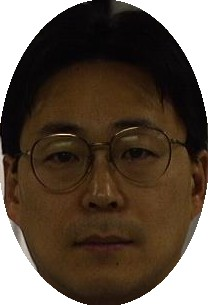
%> input picture hw2/subject1_photo1.jpg, 208 x 305 px
$ octave q31.m   (GNU Octave 9; MATLAB toolbox functions it lacks are replaced by stand-ins)
%> lines starting %> are read from the running program, lines starting %| are printed output that depends on the picture
### hw2/plotImg.m
function [] = plotImg(imgA,imgB,imgC,imgD,figureName,titleName)
    figure('Name',figureName,'NumberTitle','off');

    subplot(2,2,1);
    imshow(imgA);
    title(titleName + " A");

    subplot(2,2,2);
    imshow(imgB);
    title(titleName + " B");

    subplot(2,2,3);
    imshow(imgC);
    title(titleName + " C");

    subplot(2,2,4);
    imshow(imgD);
    title(titleName + " D");

    figure('Name','Histograms of '+ figureName ,'NumberTitle','off');

    subplot(2,2,1);
    imhist(imgA);
    title(titleName + " A");

    subplot(2,2,2);
    imhist(imgB);
    title(titleName + " B");

    subplot(2,2,3);
    imhist(imgC);
    title(titleName + " C");

    subplot(2,2,4);
    imhist(imgD);
    title(titleName + " D");


end

### hw2/equalization2.m
function [eqInputImg] = equalization2(inputImg)
    %{
       input image >> inputImg
       equalized input image >> eqInputImg
     %}
    [m,n] = size(inputImg);
     nk = imhist(inputImg);
     outrange = nk(1) + nk(256);
     nk(1) = 0;
     nk(256) = 0;
     totNum = m*n-outrange;
     pdf = nk/totNum;
     cdf = cumsum(pdf);
     lcdf = cdf*255;
     s = uint8(lcdf);

     eqInputImg = uint8(zeros(m,n));

     for i = 1:255
        mask = s(i+1)*uint8((inputImg==i));
        eqInputImg = eqInputImg + mask;
     end

end

### hw2/matching.m
function [matchedInputImg] = matching(inputImg , refImg)
     %{
       input image >> inputImg
       reference image >> refImg
       equalized input image >> eqInputImg
       equalized reference image >> eqRefImg
       T transform >> s
       G transform >> s2
       inverse G transform for eqInputImg>> invG
       matched input image by ref image >> matchedInputImg

     %}
    [m,n] = size(inputImg);
     nk = imhist(inputImg);
     outrange = nk(1) + nk(256);
     nk(1) = 0;
     nk(256) = 0;
     totNum = m*n-outrange;
     pdf = nk/totNum;
     cdf = cumsum(pdf);
     lcdf = cdf*255;
     s = uint8(lcdf);

     eqInputImg = uint8(zeros(m,n));

     for i = 1:255
        mask = s(i+1)*uint8((inputImg==i));
        eqInputImg = eqInputImg + mask;
     end

    %%%input image is equalized   inputImg >> eqInputImg
    %%%%%%%%%%%%%%%%%
    %%%ref image

    [m2,n2] = size(refImg);
     nk2 = imhist(refImg);
     outrange2 = nk2(1) + nk2(256);
     nk2(1) = 0;
     nk2(256) = 0;
     totNum2 = m2*n2-outrange2;
     pdf2 = nk2/totNum2;
     cdf2 = cumsum(pdf2);
     lcdf2 = cdf2*255;
     s2 = uint8(lcdf2); %%s2 is G transform

     eqRefImg = uint8(zeros(m2,n2));

     for i = 1:255
        mask2 = s2(i+1)*uint8((refImg==i));
        eqRefImg = eqRefImg + mask2;
     end

    %%%ref image is equalized refImg >> eqRefImg
    %%% G transform is created   >> s2
    %%%%%%%%%%%%%%%%%%%%%%%
    %%%inverse of G transform

    inv = uint8(zeros(256));
    tempInvG = inv(:,1);

    for j = 1 : 256
        i = 257 - j;
        tempInvG(s2(i)+1) = i-1;
    end

    max = 0;
    invG = tempInvG;

    for i = 1 : 256
        k = invG(i);
        if k==0
            invG(i) = max;
        else
            max = k;
        end
    end

    invG(256) = 255;

    %%%%inverse of G is invG
    %%%%%%%%%%%%%%%%%%%%%%%%%%%%%%%%%%%
    %%%% invG transformation for equalized input image

    matchedInputImg = uint8(zeros(m,n));

     for i = 1:255
        mask3 = invG(i+1)*uint8((eqInputImg==i));
        matchedInputImg = matchedInputImg + mask3;
     end


end

### hw2/chiDistance.m
function [chidist,kldist] = chiDistance(img1,img2)
    hist1 = imhist(img1);
    hist2 = imhist(img2);
    p = hist1;
    q = hist2;
    %%% chi dist
    chisum = 0;
    for i = 1:256
        if (p(i) + q(i)) ~= 0
            temp = ((abs(p(i)-q(i)))^2)/(p(i)+q(i));
            chisum = chisum + temp;
        end

    end

    chidist = sqrt(chisum/2);

    %%%KL dist
    kullsum = 0;
    for i = 1:256
        if p(i)*q(i) ~= 0
           temp2 = -p(i)*log2(q(i)/p(i)) + q(i)*log2(p(i)/q(i));
           kullsum = kullsum + temp2;
        end

    end

    kldist = kullsum /2;
end

### hw2/q31.m
C = rgb2gray(imread('subject1_photo1.jpg'));
%> C: size 305x208 uint8; min 0, max 255, mean 82.6
A = rgb2gray(imread('subject1_photo2.jpg'));
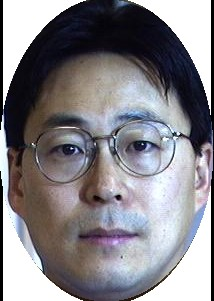
%> input picture hw2/subject1_photo2.jpg, 214 x 301 px
%> A: size 301x214 uint8; min 0, max 255, mean 132.8
B = rgb2gray(imread('subject1_photo3.jpg'));
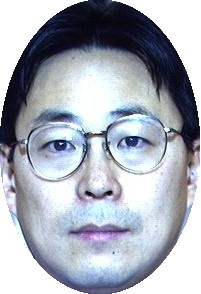
%> input picture hw2/subject1_photo3.jpg, 201 x 294 px
%> B: size 294x201 uint8; min 1, max 255, mean 171.9
D = rgb2gray(imread('subject2_photo1.jpg'));
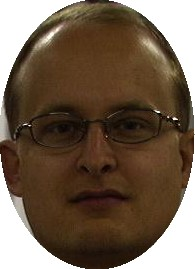
%> input picture hw2/subject2_photo1.jpg, 195 x 269 px
%> D: size 269x195 uint8; min 2, max 255, mean 99.1

%%% original
plotImg(A,B,C,D,"original photos","img");
%> figure, not shown here; panel 1: highest point at x = 255, y = 9261; panel 2: highest point at x = 255, y = 10904; panel 3: highest point at x = 255, y = 10623; panel 4: highest point at x = 255, y = 8859

%%%%%%%%%%%%%%%%%%%%%%%%%%%%%%%%%%%%%%%%
%%% equalization for each image

eqA = equalization2(A);
%> in equalization2, `nk = imhist(inputImg);`: nk = 256 values, max 9261 at index 256, min 57 at index 5, mean 251.6
%> in equalization2, `outrange = nk(1) + nk(256);`: outrange = 10091
%> in equalization2, `totNum = m*n-outrange;`: totNum = 54323
%> in equalization2, `pdf = nk/totNum;`: pdf = 256 values, max 0.0267 at index 255, min 0 at index 1, mean 0.00391
%> in equalization2, `cdf = cumsum(pdf);`: cdf = 256 values from 0 to 1
%> in equalization2, `lcdf = cdf*255;`: lcdf = 256 values from 0 to 255
%> the loop in equalization2, `for i = 1:255` made 255 passes
%> pass 1, in equalization2, `mask = s(i+1)*uint8((inputImg==i));`:
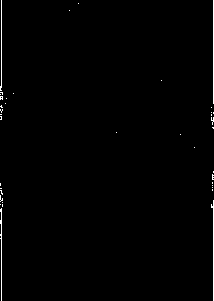
%> mask: size 301x214 uint8; values 0 (black) and 2 (white), 0.8% white in thin lines or dots
eqB = equalization2(B);
%> in equalization2 (call 2), `nk = imhist(inputImg);`: nk = 256 values, max 10904 at index 256, min 0 at index 1, mean 230.8
%> in equalization2 (call 2), `outrange = nk(1) + nk(256);`: outrange = 10904
%> in equalization2 (call 2), `totNum = m*n-outrange;`: totNum = 48190
%> in equalization2 (call 2), `pdf = nk/totNum;`: pdf = 256 values, max 0.0471 at index 255, min 0 at index 1, mean 0.00391
%> after the loop in equalization2 (call 2), `for i = 1:255`:
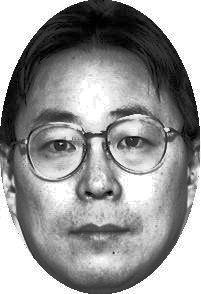
%> eqInputImg: size 294x201 uint8; min 0, max 255, mean 151.8
eqC = equalization2(C);
%> in equalization2 (call 3), `nk = imhist(inputImg);`: nk = 256 values, max 10623 at index 256, min 0 at index 157, mean 247.8
%> in equalization2 (call 3), `outrange = nk(1) + nk(256);`: outrange = 10646
%> in equalization2 (call 3), `totNum = m*n-outrange;`: totNum = 52794
%> in equalization2 (call 3), `pdf = nk/totNum;`: pdf = 256 values, max 0.046 at index 8, min 0 at index 1, mean 0.00391
%> after the loop in equalization2 (call 3), `for i = 1:255`:
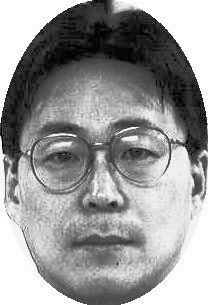
%> eqInputImg: size 305x208 uint8; min 0, max 255, mean 150.7
eqD = equalization2(D);

plotImg(eqA,eqB,eqC,eqD,"equalized original photos","equalized img");
%> figure, not shown here; panel 1: highest point at x = 255, y = 10710; panel 2: highest point at x = 255, y = 13176; panel 3: highest point at x = 255, y = 11512; panel 4: highest point at x = 255, y = 9999

%%%%%%%%%%%%%%%%%%%%%%%%%%%%%%%%%%%%%%%%
%%% matching for each image

ref = A;
matchedB = matching(B,A);
%> in matching, `nk = imhist(inputImg);`: nk = 256 values, max 10904 at index 256, min 0 at index 1, mean 230.8
%> in matching, `outrange = nk(1) + nk(256);`: outrange = 10904
%> in matching, `totNum = m*n-outrange;`: totNum = 48190
%> in matching, `pdf = nk/totNum;`: pdf = 256 values, max 0.0471 at index 255, min 0 at index 1, mean 0.00391
%> in matching, `nk2 = imhist(refImg);`: nk2 = 256 values, max 9261 at index 256, min 57 at index 5, mean 251.6
%> in matching, `outrange2 = nk2(1) + nk2(256);`: outrange2 = 10091
%> in matching, `totNum2 = m2*n2-outrange2;`: totNum2 = 54323
%> in matching, `pdf2 = nk2/totNum2;`: pdf2 = 256 values, max 0.0267 at index 255, min 0 at index 1, mean 0.00391
%> in matching, `cdf2 = cumsum(pdf2);`: cdf2 = 256 values from 0 to 1
%> in matching, `lcdf2 = cdf2*255;`: lcdf2 = 256 values from 0 to 255
%> after the loop in matching, `for j = 1 : 256`: tempInvG = 256 values, max 254 at index 255, min 0 at index 1, mean 101
%> in matching, `invG = tempInvG;`: invG has the same summary as tempInvG
%> the loop in matching, `for i = 1 : 256` made 256 passes
%> (k, max) on passes 3, 4, 5, 6, 8, 11, 15, 20, 26, 30, 34, 37: (1, 1), (2, 2), (4, 4), (6, 6), (7, 7), (8, 8), (9, 9), (10, 10), (11, 11), (12, 12), (13, 13), (14, 14)
%> k on passes 1, 2, 7, 9, 10, 12: 0, 0, 0, 0, 0, 0
%> after the loop in matching, `for i = 1 : 256`: invG = 256 values from 0 to 254; max = 254
matchedC = matching(C,A);
%> the loop in matching (call 2), `for i = 1 : 256` made 256 passes
matchedD = matching(D,A);

plotImg(ref,matchedB,matchedC,matchedD,"matched original photos wrt image A","matched img");
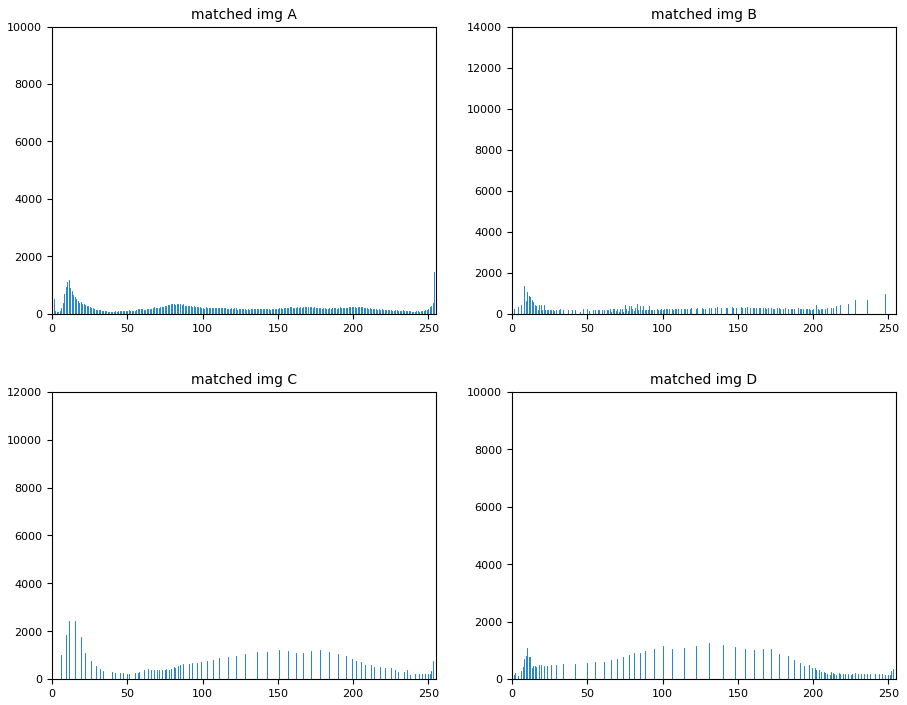
%> figure redrawn from the program's plot data, 4 panels; panel 1: highest point at x = 255, y = 9261; panel 2: highest point at x = 255, y = 13176; panel 3: highest point at x = 255, y = 11512; panel 4: highest point at x = 255, y = 9999

%%%%%%%%%%%%%%%%%%%%%%%%%%%%%%%%%%%%%%%
%%%histogram distances

[befABchi,befABkl] = chiDistance(A,B);
%> in chiDistance, `hist1 = imhist(img1);`: hist1 has the same summary as nk2 in matching
%> in chiDistance, `hist2 = imhist(img2);`: hist2 has the same summary as nk in matching
%> in chiDistance, `p = hist1;`: p has the same summary as nk2 in matching
%> in chiDistance, `q = hist2;`: q has the same summary as nk in matching
%> the loop in chiDistance, `for i = 1:256` made 256 passes
%> (temp, chisum) on passes 1 to 12: (830, 830), (503.2, 1333.2), (98.15, 1431.3), (49.61, 1481), (31.12, 1512.1), (53.4, 1565.5), (63.26, 1628.7), (180.1, 1808.8), (232.8, 2041.6), (269.3, 2310.9), (283, 2593.9), (122.6, 2716.5)
%> after the loop in chiDistance, `for i = 1:256`: chisum = 12386.9; temp = 133.9
%> in chiDistance, `chidist = sqrt(chisum/2);`: chidist = 78.7
%> the loop in chiDistance, `for i = 1:256` made 256 passes
%> (temp2, kullsum) on passes 2 to 13: (3501.4, 3501.4), (604.2, 4105.7), (246, 4351.7), (161.4, 4513.1), (284.4, 4797.4), (397.3, 5194.7), (987.4, 6182.1), (1454.6, 7636.7), (1832.8, 9469.5), (2046.5, 11516), (1410.7, 12926.7), (748.6, 13675.3)
%> after the loop in chiDistance, `for i = 1:256`: kullsum = 19175.4; temp2 = -4751.2
%> in chiDistance, `kldist = kullsum /2;`: kldist = 9587.7
%> befABchi = 78.7; befABkl = 9587.7
[befACchi,befACkl] = chiDistance(A,C);
%> the loop in chiDistance (call 2), `for i = 1:256` made 256 passes
%> (temp, chisum) on passes 1 to 12: (763.5, 763.5), (458.3, 1221.8), (38.12, 1259.9), (0.114, 1260), (63.07, 1323.1), (730.3, 2053.4), (1363.8, 3417.2), (1478.9, 4896.1), (968.8, 5865), (251.3, 6116.3), (0.0547, 6116.4), (91.78, 6208.1)
%> the loop in chiDistance (call 2), `for i = 1:256` made 256 passes
%> temp2 on pass 1: 4412.9
[befADchi,befADkl] = chiDistance(A,D);
[befBCchi,befBCkl] = chiDistance(B,C);
[befBDchi,befBDkl] = chiDistance(B,D);
[befCDchi,befCDkl] = chiDistance(C,D);

[aftABchi,aftABkl] = chiDistance(A,matchedB);
[aftACchi,aftACkl] = chiDistance(A,matchedC);
[aftADchi,aftADkl] = chiDistance(A,matchedD);
[aftBCchi,aftBCkl] = chiDistance(matchedB,matchedC);
[aftBDchi,aftBDkl] = chiDistance(matchedB,matchedD);
[aftCDchi,aftCDkl] = chiDistance(matchedC,matchedD);
